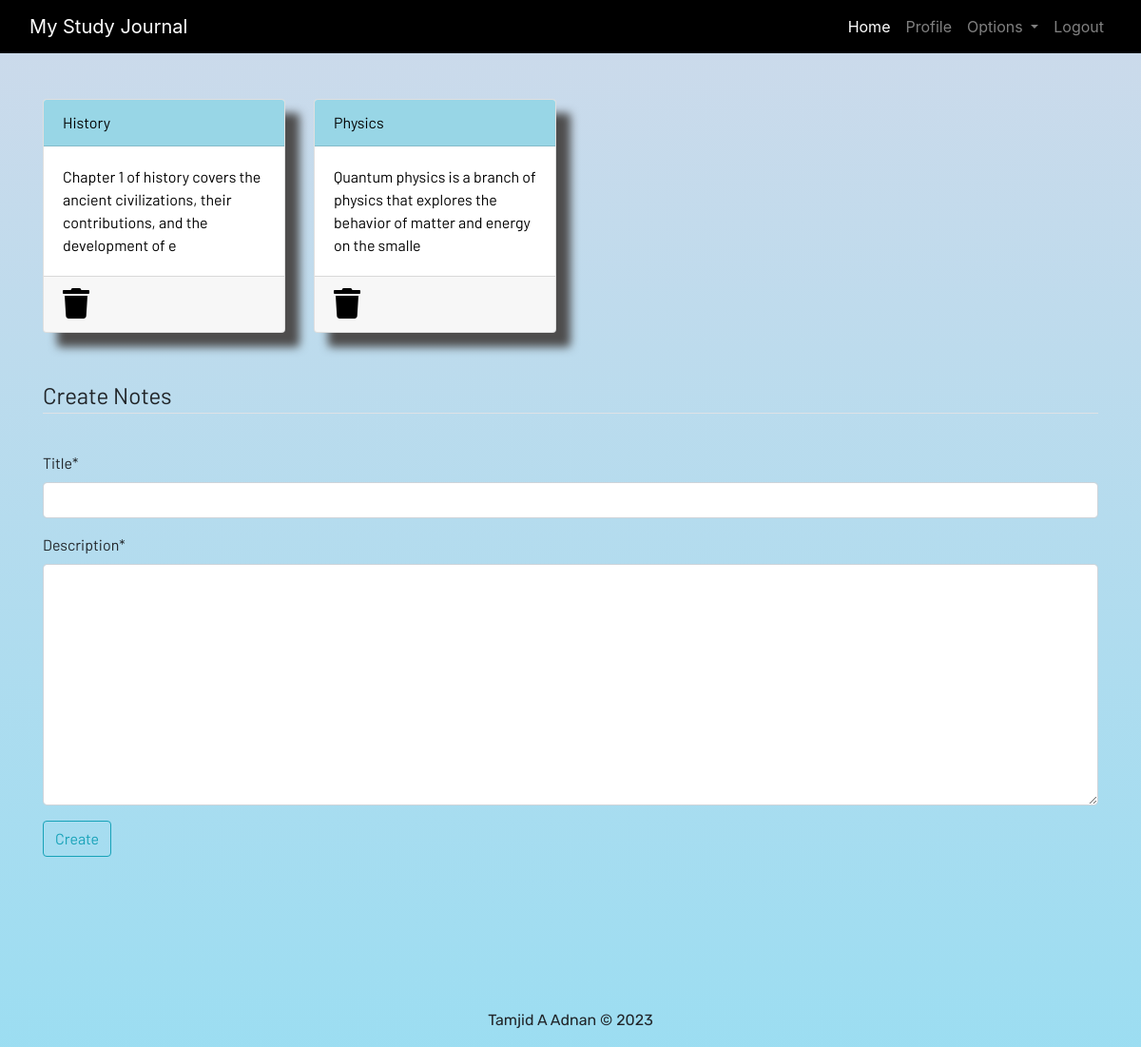
Screenshot of /notes (signed in) with the database file from the repository.
### dashboard/models.py (models this page shows, shortened)
class Notes(models.Model):
    user = models.ForeignKey(User, on_delete=models.CASCADE)
    title = models.CharField(max_length=200)
    description = models.TextField()
    class Meta:
        verbose_name = "notes"
        verbose_name_plural = "notes"

### dashboard/views.py (the view)
# urls.py: path('notes', views.notes, name="notes"),
@login_required(login_url='login/')
def notes(request):
    if request.method == "POST":
        form = NotesForm(request.POST)
        if form.is_valid():
            notes = Notes(user=request.user,title=request.POST['title'], description=request.POST['description'])
            notes.save()
    else:
        form = NotesForm()
    notes = Notes.objects.filter(user=request.user)
    return render(request, 'dashboard/notes.html',context = {'notes':notes, 'form' :form})

### dashboard/forms.py
class NotesForm(forms.ModelForm):
    class Meta:
        model = Notes
        fields = ['title', 'description']

### dashboard/templates/dashboard/notes.html (shortened to what this page needs)
{% extends 'dashboard/base.html' %}
{% load static %}
{% load crispy_forms_tags %}
{% block content %}
<div class="container">
    <div class="row">
        {%for i in notes %}
        <div class="col-md-3">
            <a href="{% url 'notes-detail' i.id %}">
                <div class="card">
                    <div class="card-header">{{i.title}}</div>
                    <div class="card-body">{{i.description|slice:"0:100"}}</div>
                    <div class="card-footer mt-auto "><a href="{% url 'delete-note' i.id %}">
                        <i class="fa fa-trash fa-2x"></i></a>
                    </div>
                </div>
            </a>
        </div>
        {% endfor %}
        <br><br>
    </div>
</div>
<br><br>
<div class="container">
    <form method="POST">
        <fieldset class="form-group">
            <legend class="border-bottom mb-4">Create Notes</legend>
        </fieldset>
        {{form|crispy}}
        <div class="form-group">
            <button href="" class="btn btn-outline-info" type="submit">
                Create
            </button>
        </div>
    </form>
</div>
{% endblock content %}

### dashboard/static/css/main.css (style rules this page uses)
html { scroll-behavior: smooth; height: 100%; width: 100%; }
.card { box-shadow: 15px 15px 10px rgb(78, 77, 77); }
a { text-decoration: none !important; color: black; }
.card-header { color: black !important; background: rgb(152, 214, 230) !important; transition: 0.3s ease-in; }
html, body { max-width: 100%; overflow-x: hidden; height: 100%; width: 100%; }
body { background: linear-gradient(rgba(7, 70, 153, 0.2), rgba(58, 188, 228, 0.5)); overflow-x: hidden; background-size: cover; background-repeat: no-repeat; }
.card-header { background-color: rgb(133, 204, 231); }
.col-md-3 .card { width: 100%; height: 100%; }
.fa { color: black; }

### rows the page displays
Notes: title "History", description "Chapter 1 of history covers the ancient civilizations, their contributions, and the development of e"
Notes: title "Physics", description "Quantum physics is a branch of physics that explores the behavior of matter and energy on the smalle"
